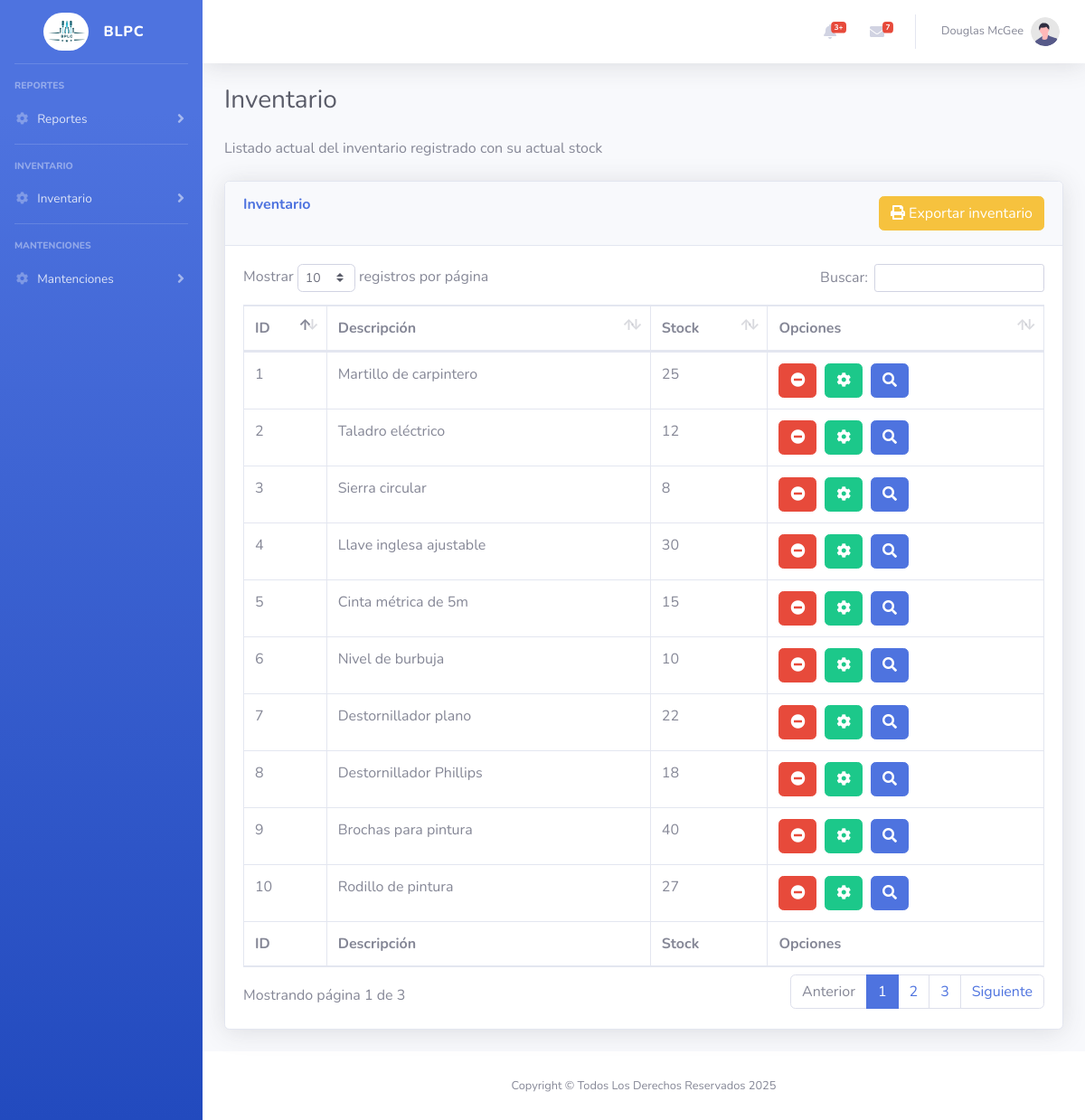
Screenshot of /listaInventario.php with the database file from the repository.
### tables this page shows
CREATE TABLE IF NOT EXISTS `inventario` (
  `inventario_corr` int NOT NULL AUTO_INCREMENT,
  `descripcion` varchar(500) NOT NULL,
  `stock_actual` int NOT NULL,
  PRIMARY KEY (`inventario_corr`)
);

### sistema/BLL/inventario.php (called while the page is built, shortened)
<?php
function obtenerInventario()   {
    require_once __DIR__.'\..\SERVICIOS\inventarioServices.php';
    $inventarioService = new InventarioService($pdo);
    $inventario = $inventarioService->getInventario();
    if ($inventario) {
        return json_encode($inventario);
    } else {
        return json_encode(array("error" => "No se encontraron resultados."));
    }
}
?>

### sistema/SERVICIOS/inventarioServices.php (called while the page is built, shortened)
<?php
    require_once __DIR__.'\..\conexion.php';
    require_once __DIR__.'\..\DAO\inventarioDAO.php';
    class InventarioService implements IInventario{
        private $inventarioDao;
        public function __construct($pdo) {
            $this->inventarioDao = new InventarioDao($pdo);
        }
        public function getInventario() {
            return $this->inventarioDao->getInventario();
        }
    }
?>

### sistema/DAO/inventarioDAO.php (called while the page is built, shortened)
<?php
    class InventarioDAO{
        private $pdo;
        public function __construct($pdo){
            $this->pdo = $pdo;
        }
        public function getInventario(){
            $sql = "SELECT * FROM inventario";
            $stmt = $this->pdo->prepare($sql);
            $stmt->execute();
            return $stmt->fetchAll(PDO::FETCH_ASSOC);
        }
    }
?>

### listaInventario.php (the view, shortened to what this page needs)
<?php
    require_once 'sistema/BLL/inventario.php';
    $listaInventario = obtenerInventario();
?>
<!DOCTYPE html>
<html lang="en">
<head>
    <link href="vendor/fontawesome-free/css/all.min.css" rel="stylesheet" type="text/css">
    <link href="css/sb-admin-2.min.css" rel="stylesheet">
    <link href="vendor/datatables/dataTables.bootstrap4.min.css" rel="stylesheet">
</head>
<body id="page-top">
    <div id="wrapper">
    <?php
        require_once 'menu.php';
    ?>
        <div id="content-wrapper" class="d-flex flex-column">
            <div id="content">
                <nav class="navbar navbar-expand navbar-light bg-white topbar mb-4 static-top shadow">
                    <ul class="navbar-nav ml-auto">
                        <li class="nav-item dropdown no-arrow mx-1">
                            <a class="nav-link dropdown-toggle" href="#" id="alertsDropdown" role="button"
                                data-toggle="dropdown" aria-haspopup="true" aria-expanded="false">
                                <i class="fas fa-bell fa-fw"></i>
                                <span class="badge badge-danger badge-counter">3+</span>
                            </a>
                        </li>
                        <li class="nav-item dropdown no-arrow mx-1">
                            <a class="nav-link dropdown-toggle" href="#" id="messagesDropdown" role="button"
                                data-toggle="dropdown" aria-haspopup="true" aria-expanded="false">
                                <i class="fas fa-envelope fa-fw"></i>
                                <span class="badge badge-danger badge-counter">7</span>
                            </a>
                        </li>
                        <li class="nav-item dropdown no-arrow">
                            <a class="nav-link dropdown-toggle" href="#" id="userDropdown" role="button"
                                data-toggle="dropdown" aria-haspopup="true" aria-expanded="false">
                                <span class="mr-2 d-none d-lg-inline text-gray-600 small">Douglas McGee</span>
                                <img class="img-profile rounded-circle"
                                    src="img/undraw_profile.svg">
                            </a>
                        </li>
                    </ul>
                </nav>
                <div class="container-fluid">
                    <div class="d-sm-flex align-items-center justify-content-between mb-4">
                        <h1 class="h3 mb-0 text-gray-800">Inventario</h1>
                    </div>
                    <p class="mb-4">Listado actual del inventario registrado con su actual stock</p>
                    <div class="card shadow mb-4">
                        <div class="card-header py-3">
                            <div class='row'>
                                <div class='col-md-6'>
                                    <h6 class="m-0 font-weight-bold text-primary">Inventario</h6>
                                </div>
                                <div class='col-md-6 text-right'>
                                    <form action="reporteInventario.php" method="post" target="_blank">
                                        <button class="btn btn-warning"><i class='fa fa-print'></i> Exportar inventario</button>
                                    </form>
                                </div>
                            </div>
                        </div>
                        <div class="card-body">
                            <div class="table-responsive">
                                <table class="table table-bordered" id="dataTable" width="100%" cellspacing="0">
                                    <thead>
                                        <tr>
                                            <th>ID</th>
                                            <th>Descripción</th>
                                            <th>Stock </th>
                                            <th>Opciones</th>
                                        </tr>
                                    </thead>
                                    <tfoot>
                                        <tr>
                                            <th>ID</th>
                                            <th>Descripción</th>
                                            <th>Stock </th>
                                            <th>Opciones</th>
                                        </tr>
                                    </tfoot>
                                    <tbody>
                                        <?php
                                            foreach(json_decode($listaInventario) as $datos){
                                                $htmlFilaTabla= "
                                                    <tr>
                                                        <td>".$datos->inventario_corr."</td>
                                                        <td>".$datos->descripcion."</td>
                                                        <td>".$datos->stock_actual."</td>
                                                        <td>
                                                            <div class='row'>
                                                                <div class='col-lg-2'>
                                                                <form action='sistema/BLL/inventario.php' method='post'>
                                                                    <button
                                                                        class='btn btn-danger'
                                                                        data-toggle='tooltip'
                                                                        data-placement='top'
                                                                        title='Producto Inutilizable'
                                                                        type='submit'
                                                                        name='eliminar_producto'
                                                                        value='".$datos->inventario_corr."'>
                                                                        <i class='fa fa-minus-circle'></i>
                                                                    </button>
                                                                </form>
                                                                </div>
                                                                <div class='col-lg-2'>
                                                                <form action='sistema/BLL/mantenciones.php' method='post'>
                                                                    <button
                                                                        class='btn btn-success'
                                                                        data-toggle='tooltip'
                                                                        data-placement='top'
                                                                        title='Generar Mantención'
                                                                        name='generar_mantencion'
                                                                        value='".$datos->inventario_corr."'
                                                                        type='submit'
                                                                        >
                                                                        <i class='fa fa-cog'></i>
                                                                    </button>
                                                                </form>
                                                                </div>
                                                                <div class='col-lg-2'>
                                                                <form>
                                                                    <button
                                                                        class='btn btn-primary'
                                                                        data-toggle='tooltip'
                                                                        data-placement='top'
                                                                        title='Historial de Producto'>
                                                                        <i class='fa fa-search'></i>
                                                                    </button>
                                                                </form>
                                                                </div>
                                                            </div>
                                                        </td>
                                                    </tr>
                                                ";
                                                echo $htmlFilaTabla;
                                            }
                                        ?>
                                    </tbody>
                                </table>
                            </div>
                        </div>
                    </div>
                </div>
            </div>
            <footer class="sticky-footer bg-white">
                <div class="container my-auto">
                    <div class="copyright text-center my-auto">
                        <span>Copyright &copy; Todos Los Derechos Reservados 2025</span>
                    </div>
                </div>
            </footer>
        </div>
    </div>
</body>
</html>

### rows the page displays
inventario: inventario_corr "1", descripcion "Martillo de carpintero", stock_actual "25"
inventario: inventario_corr "2", descripcion "Taladro eléctrico", stock_actual "12"
inventario: inventario_corr "3", descripcion "Sierra circular", stock_actual "8"
inventario: inventario_corr "4", descripcion "Llave inglesa ajustable", stock_actual "30"
inventario: inventario_corr "5", descripcion "Cinta métrica de 5m", stock_actual "15"
inventario: inventario_corr "6", descripcion "Nivel de burbuja", stock_actual "10"
inventario: inventario_corr "7", descripcion "Destornillador plano", stock_actual "22"
inventario: inventario_corr "8", descripcion "Destornillador Phillips", stock_actual "18"
inventario: inventario_corr "9", descripcion "Brochas para pintura", stock_actual "40"
inventario: inventario_corr "10", descripcion "Rodillo de pintura", stock_actual "27"
